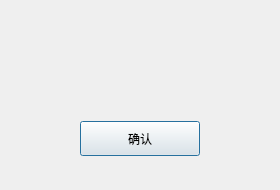
<?xml version="1.0" encoding="UTF-8"?>
<ui version="4.0">
 <class>FindFailedDialog</class>
 <widget class="QDialog" name="FindFailedDialog">
  <property name="geometry">
   <rect>
    <x>0</x>
    <y>0</y>
    <width>280</width>
    <height>190</height>
   </rect>
  </property>
  <property name="minimumSize">
   <size>
    <width>280</width>
    <height>190</height>
   </size>
  </property>
  <property name="maximumSize">
   <size>
    <width>280</width>
    <height>190</height>
   </size>
  </property>
  <property name="windowTitle">
   <string>Dialog</string>
  </property>
  <layout class="QVBoxLayout" name="verticalLayout">
   <item>
    <widget class="QWidget" name="top_widget" native="true">
     <layout class="QHBoxLayout" name="horizontalLayout">
      <item>
       <widget class="QLabel" name="tip_label">
        <property name="text">
         <string/>
        </property>
        <property name="alignment">
         <set>Qt::AlignmentFlag::AlignCenter</set>
        </property>
       </widget>
      </item>
     </layout>
    </widget>
   </item>
   <item>
    <widget class="QWidget" name="bottom_widget" native="true">
     <layout class="QHBoxLayout" name="horizontalLayout_2">
      <item>
       <widget class="QPushButton" name="confirm_button">
        <property name="minimumSize">
         <size>
          <width>120</width>
          <height>35</height>
         </size>
        </property>
        <property name="maximumSize">
         <size>
          <width>120</width>
          <height>35</height>
         </size>
        </property>
        <property name="text">
         <string>确认</string>
        </property>
       </widget>
      </item>
     </layout>
    </widget>
   </item>
  </layout>
 </widget>
 <resources/>
 <connections/>
</ui>
